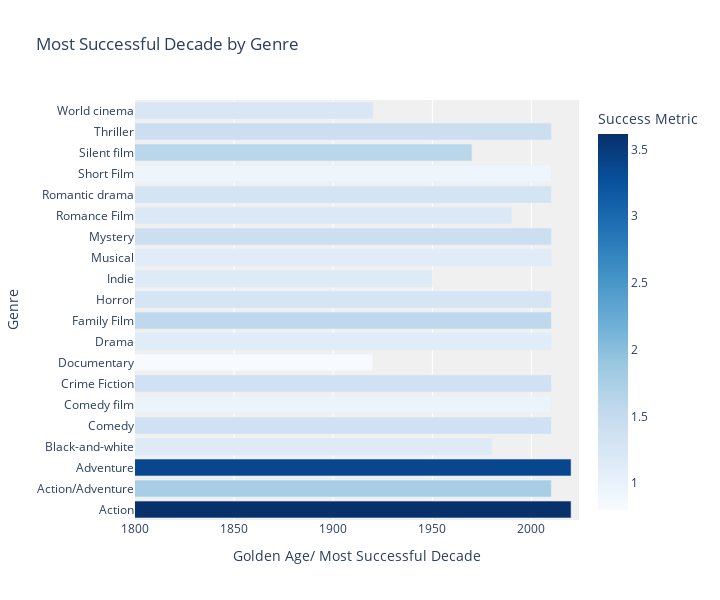

Notebook cell for this chart:
### Code cell
# Get the most represented genres in the dataset
movies['movie_genres_final'] = movies['movie_genres_final'].apply(lambda x: x.split(', ') if isinstance(x, str) else x)
movies['release_year'] = pd.to_datetime(movies['combined_release_date']).dt.year
movies['decade'] = (movies['release_year'] // 10) * 10
all_genres_per_film = movies.explode('movie_genres_final')
#Group by genre and year and compute the mean success score
top_15_genres = all_genres_per_film['movie_genres_final'].value_counts().head(15).index
popular_movies_genre = all_genres_per_film[all_genres_per_film['movie_genres_final'].isin(top_20_genres)]
genre_decade_success = popular_movies_genre.groupby(['movie_genres_final', 'decade'])['success_metric_scaled'].mean().reset_index()
# Identify Golden age/deacde
golden_age = genre_decade_success.loc[genre_decade_success.groupby('movie_genres_final')['success_metric_scaled'].idxmax()]
golden_age = golden_age.rename(columns={'decade': 'Golden Age/ Most Successful Decade', 'success_metric_scaled': 'Max Success Metric'})
# Bar plot with success
fig = px.bar(
    golden_age,
    x='Golden Age/ Most Successful Decade',
    y='movie_genres_final',
    color='Max Success Metric',
    title='Most Successful Decade by Genre',
    labels={'movie_genres_final': 'Genre', 'Golden Age/ Most Successful Decade': 'Decade', 'Max Success Metric': 'Success Metric'},
    hover_data=['Max Success Metric'],
    color_continuous_scale='Blues'
)
fig.update_layout(
    xaxis=dict(title='Golden Age/ Most Successful Decade', range=[1800, pd.Timestamp.now().year]),
    yaxis_title="Genre",
    plot_bgcolor='#f0f0f0',
    height=600,
    width=720
)
fig.show()
fig.write_html('plots/horbar_decade.html', full_html=False)

### Figure 1 — Plotly figure (JSON) as saved in the notebook; plotly's stock layout.template omitted (floating-point values rounded to 4 significant figures)
{"data": [{"alignmentgroup": "True", "customdata": [[3.615], [1.775], [3.374], [1.157], [1.373], [0.9716], [1.372], [0.7991], [1.128], [1.564], [1.279], [1.145], [1.129], [1.419], [1.198], [1.307], [0.9288], [1.613], [1.426], [1.231]], "hovertemplate": "Decade=%{x}<br>Genre=%{y}<br>Success Metric=%{marker.color}<extra></extra>", "legendgroup": "", "marker": {"color": [3.615, 1.775, 3.374, 1.157, 1.373, 0.9716, 1.372, 0.7991, 1.128, 1.564, 1.279, 1.145, 1.129, 1.419, 1.198, 1.307, 0.9288, 1.613, 1.426, 1.231], "coloraxis": "coloraxis", "pattern": {"shape": ""}}, "name": "", "offsetgroup": "", "orientation": "h", "showlegend": false, "textposition": "auto", "type": "bar", "x": [2020, 2010, 2020, 1980, 2010, 2010, 2010, 1920, 2010, 2010, 2010, 1950, 2010, 2010, 1990, 2010, 2010, 1970, 2010, 1920], "xaxis": "x", "y": ["Action", "Action/Adventure", "Adventure", "Black-and-white", "Comedy", "Comedy film", "Crime Fiction", "Documentary", "Drama", "Family Film", "Horror", "Indie", "Musical", "Mystery", "Romance Film", "Romantic drama", "Short Film", "Silent film", "Thriller", "World cinema"], "yaxis": "y"}], "layout": {"barmode": "relative", "coloraxis": {"colorbar": {"title": {"text": "Success Metric"}}, "colorscale": [[0, "rgb(247,251,255)"], [0.125, "rgb(222,235,247)"], [0.25, "rgb(198,219,239)"], [0.375, "rgb(158,202,225)"], [0.5, "rgb(107,174,214)"], [0.625, "rgb(66,146,198)"], [0.75, "rgb(33,113,181)"], [0.875, "rgb(8,81,156)"], [1, "rgb(8,48,107)"]]}, "height": 600, "legend": {"tracegroupgap": 0}, "plot_bgcolor": "#f0f0f0", "title": {"text": "Most Successful Decade by Genre"}, "width": 720, "xaxis": {"anchor": "y", "domain": [0, 1], "range": [1800, 2024], "title": {"text": "Golden Age/ Most Successful Decade"}}, "yaxis": {"anchor": "x", "domain": [0, 1], "title": {"text": "Genre"}}}}
